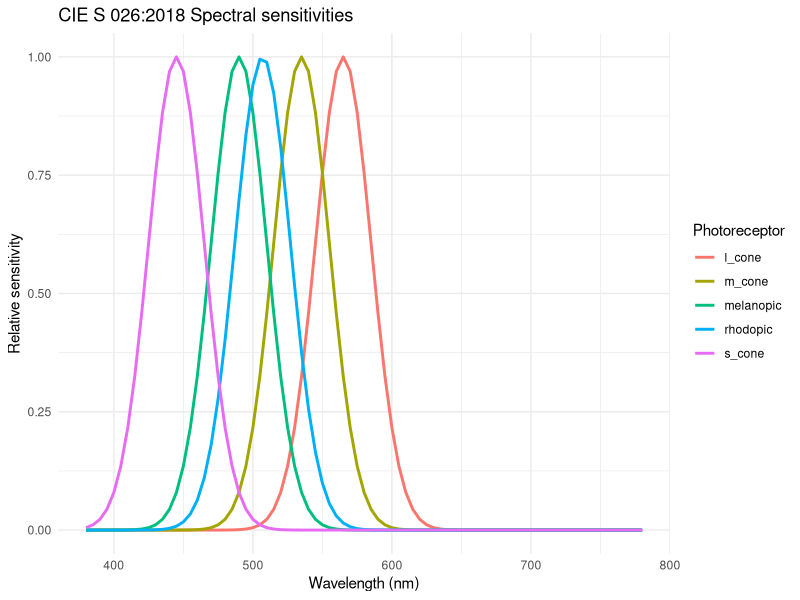
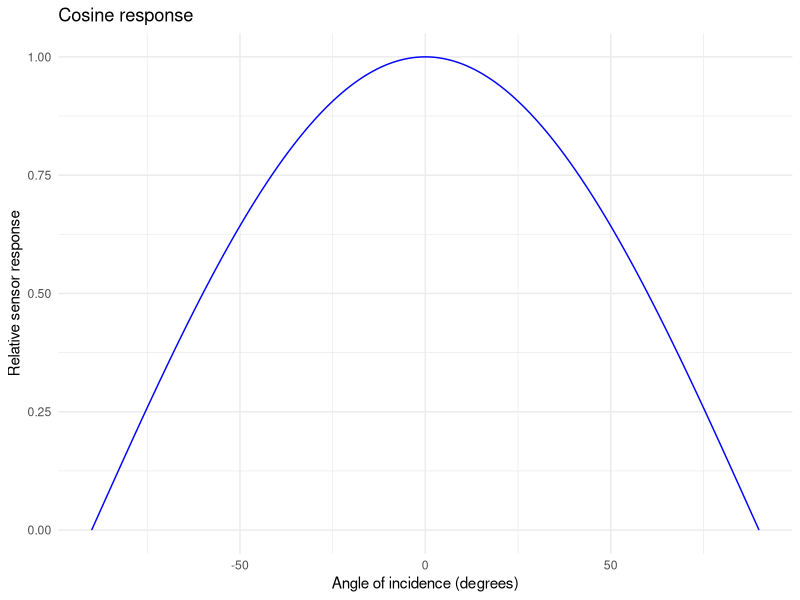

Reproduce these figures in R, in order.
## ---- chunk 1
library(ggplot2)
library(tidyr)
library(readr)

# Load data
cie_data <- read_csv("assets/cie_s026.csv")

# Reshape data to long format
cie_long <- pivot_longer(cie_data, 
                         cols = -wavelength,
                         names_to = "photoreceptor",
                         values_to = "sensitivity")

# Plot
ggplot(cie_long, aes(x = wavelength, y = sensitivity, color = photoreceptor)) +
  geom_line(size = 1) +
  labs(title = "CIE S 026:2018 Spectral sensitivities",
       x = "Wavelength (nm)",
       y = "Relative sensitivity",
       color = "Photoreceptor") +
  xlim(380, 780) + 
  theme_minimal()
## ---- chunk 2
library(ggplot2)

# Define x in degrees
x_deg <- seq(-90, 90, length.out = 400)
y <- cos(x_deg * pi / 180)  # Convert degrees to radians
df <- data.frame(x = x_deg, y = y)

# Plot
ggplot(df, aes(x = x, y = y)) +
  geom_line(color = "blue") +
  labs(title = "Cosine response", x = "Angle of incidence (degrees)", y = "Relative sensor response") +
  theme_minimal()
